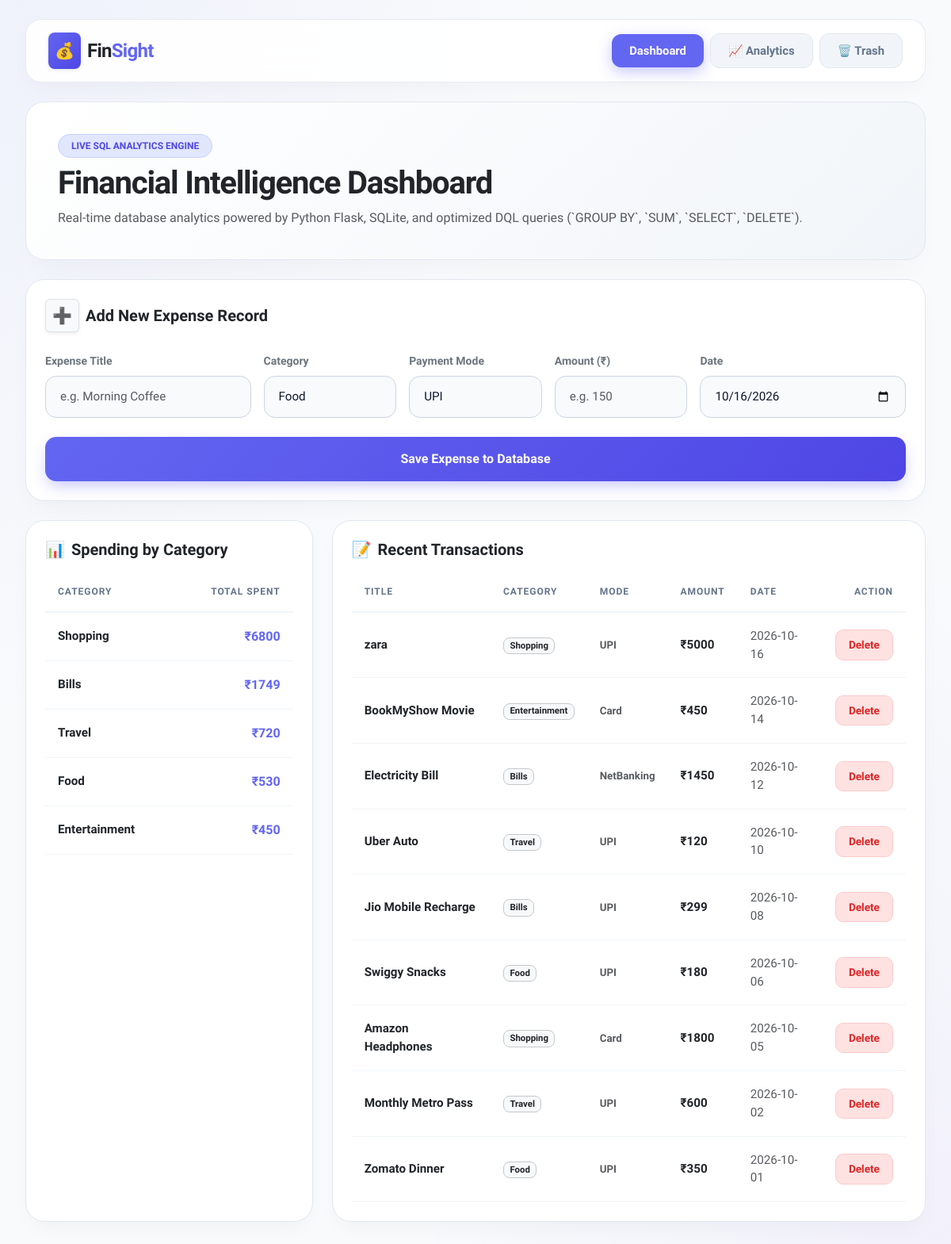
The page / on the database its author committed.
### tables this page shows
CREATE TABLE expenses (
    id INTEGER PRIMARY KEY AUTOINCREMENT,
    title TEXT NOT NULL,
    category TEXT NOT NULL,
    payment_mode TEXT NOT NULL,
    amount INTEGER NOT NULL,
    spend_date TEXT NOT NULL
);

### app.py (the view)
@app.route('/')
def index():
    conn = get_db_connection()
    category_summary = conn.execute('''
        SELECT category, SUM(amount) AS total_spent
        FROM expenses
        GROUP BY category
        ORDER BY total_spent DESC
    ''').fetchall()
    expenses = conn.execute('SELECT * FROM expenses ORDER BY spend_date DESC').fetchall()
    conn.close()
    trash_count = len(session.get('deleted_items', []))
    return render_template(
        'index.html',
        category_summary=category_summary,
        expenses=expenses,
        trash_count=trash_count,
        today=date.today().isoformat()
    )

### app.py (called while the page is built)
def get_db_connection():
    conn = sqlite3.connect('finsight.db')
    conn.row_factory = sqlite3.Row
    return conn

### templates/index.html (shortened to what this page needs)
<!DOCTYPE html>
<html lang="en">
<head>
    <link href="https://cdn.jsdelivr.net/npm/bootstrap@5.3.0/dist/css/bootstrap.min.css" rel="stylesheet">
</head>
<body>
    <div class="container-fluid-custom">
        <nav class="navbar-custom d-flex align-items-center justify-content-between mb-4 sticky-top">
            <a class="fw-bolder fs-4 text-decoration-none d-flex align-items-center gap-2" href="{{ url_for('index') }}">
                <div class="text-white p-2 rounded-3 fs-5 shadow-sm" style="background: linear-gradient(135deg, #6366f1, #4f46e5);">💰</div>
                <span class="text-dark tracking-tight">Fin<span style="color: #6366f1;">Sight</span></span>
            </a>
            <div class="d-flex align-items-center gap-2">
                <a href="{{ url_for('index') }}" class="nav-pill-btn nav-pill-active">Dashboard</a>
                <a href="{{ url_for('analytics') }}" class="nav-pill-btn nav-pill-inactive">📈 Analytics</a>
                <a href="{{ url_for('trash') }}" class="nav-pill-btn nav-pill-inactive position-relative">
                    🗑️ Trash
                </a>
            </div>
        </nav>
        <div class="hero-banner mb-4">
            <span class="badge mb-2 px-3 py-2 rounded-pill fw-bold" style="background: #e0e7ff; color: #4f46e5; font-size: 0.75rem; border: 1px solid #c7d2fe;">LIVE SQL ANALYTICS ENGINE</span>
            <h1 class="fw-bolder text-dark display-6 mb-2 tracking-tight">Financial Intelligence Dashboard</h1>
            <p class="text-muted mb-0 fs-6">Real-time database analytics powered by Python Flask, SQLite, and optimized DQL queries (`GROUP BY`, `SUM`, `SELECT`, `DELETE`).</p>
        </div>
        <div class="card-custom p-4 mb-4">
            <h5 class="fw-bold text-dark mb-4 d-flex align-items-center gap-2">
                <span class="p-2 rounded-2 bg-light text-primary border shadow-sm">➕</span> Add New Expense Record
            </h5>
            <form action="{{ url_for('add_expense') }}" method="POST" class="row g-3">
                <div class="col-md-3">
                    <label for="expense-title" class="form-label small text-secondary fw-bold">Expense Title</label>
                    <input id="expense-title" type="text" class="form-control" name="title" placeholder="e.g. Morning Coffee" required>
                </div>
                <div class="col-md-2">
                    <label for="expense-category" class="form-label small text-secondary fw-bold">Category</label>
                    <select id="expense-category" class="form-select" name="category" required>
                        <option value="Food">Food</option>
                    </select>
                </div>
                <div class="col-md-2">
                    <label for="payment-mode" class="form-label small text-secondary fw-bold">Payment Mode</label>
                    <select id="payment-mode" class="form-select" name="payment_mode" required>
                        <option value="UPI">UPI</option>
                    </select>
                </div>
                <div class="col-md-2">
                    <label for="expense-amount" class="form-label small text-secondary fw-bold">Amount (₹)</label>
                    <input id="expense-amount" type="number" class="form-control" name="amount" min="1" step="1" placeholder="e.g. 150" required>
                </div>
                <div class="col-md-3">
                    <label for="spend-date" class="form-label small text-secondary fw-bold">Date</label>
                    <input id="spend-date" type="date" class="form-control" name="spend_date" value="{{ today }}" required>
                </div>
                <div class="col-12 mt-4">
                    <button type="submit" class="btn-primary-custom w-100 py-3">Save Expense to Database</button>
                </div>
            </form>
        </div>
        <div class="row g-4">
            <div class="col-lg-4">
                <div class="card-custom p-4 h-100">
                    <h5 class="fw-bold text-dark mb-3 d-flex align-items-center gap-2">
                        <span>📊</span> Spending by Category
                    </h5>
                    <div class="table-responsive">
                        <table class="table align-middle mb-0">
                            <thead>
                                <tr>
                                    <th>Category</th>
                                    <th class="text-end">Total Spent</th>
                                </tr>
                            </thead>
                            <tbody>
                                {% for row in category_summary %}
                                <tr>
                                    <td class="fw-bold text-dark">{{ row['category'] }}</td>
                                    <td class="text-end fw-bolder fs-6" style="color: #6366f1;">₹{{ row['total_spent'] }}</td>
                                </tr>
                                {% endfor %}
                            </tbody>
                        </table>
                    </div>
                </div>
            </div>
            <div class="col-lg-8">
                <div class="card-custom p-4 h-100" id="transactions">
                    <h5 class="fw-bold text-dark mb-3 d-flex align-items-center gap-2">
                        <span>📝</span> Recent Transactions
                    </h5>
                    <div class="table-responsive">
                        <table class="table align-middle mb-0">
                            <thead>
                                <tr>
                                    <th>Title</th>
                                    <th>Category</th>
                                    <th>Mode</th>
                                    <th>Amount</th>
                                    <th>Date</th>
                                    <th class="text-end">Action</th>
                                </tr>
                            </thead>
                            <tbody>
                                {% for e in expenses %}
                                <tr id="row-{{ e['id'] }}">
                                    <td class="fw-bold text-dark">{{ e['title'] }}</td>
                                    <td><span class="badge bg-light text-dark border border-secondary-subtle px-2.5 py-1.5 rounded-3 fw-semibold">{{ e['category'] }}</span></td>
                                    <td><span class="text-muted small fw-semibold">{{ e['payment_mode'] }}</span></td>
                                    <td class="fw-bolder text-dark">₹{{ e['amount'] }}</td>
                                    <td class="text-muted small fw-medium">{{ e['spend_date'] }}</td>
                                    <td class="text-end">
                                        <button type="button" class="delete-btn" data-delete-url="{{ url_for('delete_expense', txn_id=e['id']) }}">Delete</button>
                                    </td>
                                </tr>
                                {% endfor %}
                            </tbody>
                        </table>
                    </div>
                </div>
            </div>
        </div>
    </div>
</body>
</html>

### templates/index.html (style rules this page uses)
body { font-family: 'Plus Jakarta Sans', sans-serif; background-color: #f8fafc; background-image: radial-gradient(at 0% 0%, rgba(99, 102, 241, 0.06) 0px, transparent 40%), radial-gradient(at 100% 100%, rgba(124, 58, 237, 0.05) 0px, transparent 40%); color: #0f172a; min-height: 100vh; padding-bottom: 80px; }
.tracking-tight { letter-spacing: -0.03em; }
.container-fluid-custom { max-width: 1600px; margin: 0 auto; padding: 0 32px; }
.navbar-custom { background: rgba(255, 255, 255, 0.9); backdrop-filter: blur(16px); border: 1px solid rgba(226, 232, 240, 0.8); border-radius: 20px; box-shadow: 0 10px 30px -10px rgba(15, 23, 42, 0.05); padding: 16px 28px; margin-top: 24px; }
.hero-banner { background: linear-gradient(135deg, #ffffff 0%, #f1f5f9 100%); border: 1px solid #e2e8f0; border-radius: 24px; padding: 40px; box-shadow: 0 20px 40px -15px rgba(15, 23, 42, 0.04); position: relative; overflow: hidden; transition: transform 0.3s cubic-bezier(0.16, 1, 0.3, 1); }
.card-custom { background: #ffffff; border: 1px solid #e2e8f0; border-radius: 24px; box-shadow: 0 12px 30px -10px rgba(15, 23, 42, 0.05); transition: all 0.3s cubic-bezier(0.16, 1, 0.3, 1); }
.form-control, .form-select { background: #f8fafc; border: 1.5px solid #cbd5e1; border-radius: 14px; padding: 14px 18px; font-size: 0.95rem; color: #0f172a; transition: all 0.2s cubic-bezier(0.16, 1, 0.3, 1); }
.btn-primary-custom { background: linear-gradient(135deg, #6366f1 0%, #4f46e5 100%); border: none; border-radius: 14px; padding: 15px 28px; font-weight: 700; color: white; box-shadow: 0 8px 20px -4px rgba(99, 102, 241, 0.4); transition: all 0.25s cubic-bezier(0.16, 1, 0.3, 1); }
.nav-pill-btn { border-radius: 12px; padding: 10px 22px; font-weight: 600; font-size: 0.925rem; transition: all 0.2s cubic-bezier(0.16, 1, 0.3, 1); text-decoration: none; }
.nav-pill-active { background: #6366f1; color: white !important; box-shadow: 0 6px 18px rgba(99, 102, 241, 0.35); }
.nav-pill-inactive { background: #f1f5f9; color: #64748b !important; border: 1px solid #e2e8f0; }
.table th { font-weight: 700; font-size: 0.75rem; text-transform: uppercase; letter-spacing: 0.08em; color: #64748b; background-color: transparent !important; border-bottom: 2px solid #f1f5f9; padding: 16px; }
.table tbody tr { transition: all 0.2s cubic-bezier(0.16, 1, 0.3, 1); }
.table td { vertical-align: middle; padding: 18px 16px; border-bottom: 1px solid #f1f5f9; color: #334155; font-size: 0.95rem; }
.delete-btn { background-color: #fee2e2; color: #dc2626; border-radius: 10px; padding: 8px 16px; font-weight: 600; font-size: 0.85rem; border: 1px solid #fecaca; cursor: pointer; transition: all 0.2s cubic-bezier(0.16, 1, 0.3, 1); text-decoration: none; display: inline-block; }

### rows shown on the page
expenses: category "Entertainment", total_spent "450", title "BookMyShow Movie", payment_mode "Card", amount "450", spend_date "2026-10-14"
expenses: title "zara", category "Shopping", payment_mode "UPI", amount "5000", spend_date "2026-10-16"
expenses: title "Electricity Bill", category "Bills", payment_mode "NetBanking", amount "1450", spend_date "2026-10-12"
expenses: title "Uber Auto", category "Travel", payment_mode "UPI", amount "120", spend_date "2026-10-10"
expenses: title "Jio Mobile Recharge", category "Bills", payment_mode "UPI", amount "299", spend_date "2026-10-08"
expenses: title "Swiggy Snacks", category "Food", payment_mode "UPI", amount "180", spend_date "2026-10-06"
expenses: title "Amazon Headphones", category "Shopping", payment_mode "Card", amount "1800", spend_date "2026-10-05"
expenses: title "Monthly Metro Pass", category "Travel", payment_mode "UPI", amount "600", spend_date "2026-10-02"
expenses: title "Zomato Dinner", category "Food", payment_mode "UPI", amount "350", spend_date "2026-10-01"

### other values the page prints
{{ row['category'] }} "Shopping" "Bills" "Travel" "Food"
{{ row['total_spent'] }} "6800" "1749" "720" "530"
